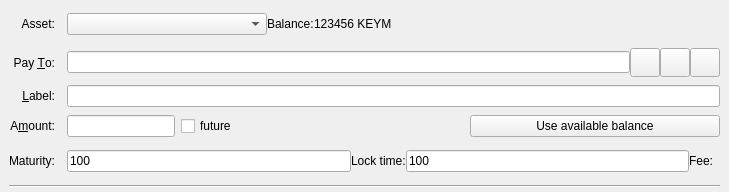
<?xml version="1.0" encoding="UTF-8"?>
<ui version="4.0">
 <class>SendAssetsEntry</class>
 <widget class="QStackedWidget" name="SendAssetsEntry">
  <property name="geometry">
   <rect>
    <x>0</x>
    <y>0</y>
    <width>729</width>
    <height>192</height>
   </rect>
  </property>
  <property name="focusPolicy">
   <enum>Qt::TabFocus</enum>
  </property>
  <property name="autoFillBackground">
   <bool>false</bool>
  </property>
  <property name="currentIndex">
   <number>0</number>
  </property>
  <widget class="QFrame" name="SendAssets">
   <property name="toolTip">
    <string>This is a normal payment.</string>
   </property>
   <property name="frameShape">
    <enum>QFrame::NoFrame</enum>
   </property>
   <layout class="QGridLayout" name="gridLayout">
    <property name="topMargin">
     <number>8</number>
    </property>
    <property name="bottomMargin">
     <number>4</number>
    </property>
    <property name="horizontalSpacing">
     <number>12</number>
    </property>
    <property name="verticalSpacing">
     <number>8</number>
    </property>
    <item row="5" column="0">
     <widget class="QLabel" name="amountLabel">
      <property name="text">
       <string>A&amp;mount:</string>
      </property>
      <property name="alignment">
       <set>Qt::AlignRight|Qt::AlignTrailing|Qt::AlignVCenter</set>
      </property>
      <property name="buddy">
       <cstring>payAmount</cstring>
      </property>
     </widget>
    </item>
    <item row="4" column="1">
     <widget class="QLineEdit" name="addAsLabel">
      <property name="toolTip">
       <string>Enter a label for this address to add it to the list of used addresses</string>
      </property>
     </widget>
    </item>
    <item row="6" column="0">
     <widget class="QLabel" name="maturityLb">
      <property name="text">
       <string>Maturity:</string>
      </property>
     </widget>
    </item>
    <item row="4" column="0">
     <widget class="QLabel" name="labellLabel">
      <property name="text">
       <string>&amp;Label:</string>
      </property>
      <property name="alignment">
       <set>Qt::AlignRight|Qt::AlignTrailing|Qt::AlignVCenter</set>
      </property>
      <property name="buddy">
       <cstring>addAsLabel</cstring>
      </property>
     </widget>
    </item>
    <item row="2" column="1">
     <layout class="QHBoxLayout" name="payToLayout">
      <property name="spacing">
       <number>0</number>
      </property>
      <item>
       <widget class="QValidatedLineEdit" name="payTo">
        <property name="toolTip">
         <string>The Keymaker address to send the payment to</string>
        </property>
       </widget>
      </item>
      <item>
       <widget class="QToolButton" name="addressBookButton">
        <property name="toolTip">
         <string>Choose previously used address</string>
        </property>
        <property name="text">
         <string/>
        </property>
        <property name="iconSize">
         <size>
          <width>22</width>
          <height>22</height>
         </size>
        </property>
        <property name="shortcut">
         <string>Alt+A</string>
        </property>
       </widget>
      </item>
      <item>
       <widget class="QToolButton" name="pasteButton">
        <property name="toolTip">
         <string>Paste address from clipboard</string>
        </property>
        <property name="text">
         <string/>
        </property>
        <property name="iconSize">
         <size>
          <width>22</width>
          <height>22</height>
         </size>
        </property>
        <property name="shortcut">
         <string>Alt+P</string>
        </property>
       </widget>
      </item>
      <item>
       <widget class="QToolButton" name="deleteButton">
        <property name="toolTip">
         <string>Remove this entry</string>
        </property>
        <property name="text">
         <string/>
        </property>
        <property name="iconSize">
         <size>
          <width>22</width>
          <height>22</height>
         </size>
        </property>
       </widget>
      </item>
     </layout>
    </item>
    <item row="9" column="0" colspan="2">
     <widget class="Line" name="line">
      <property name="orientation">
       <enum>Qt::Horizontal</enum>
      </property>
     </widget>
    </item>
    <item row="5" column="1">
     <layout class="QHBoxLayout" name="horizontalLayoutAmount" stretch="0,0,0,0">
      <property name="spacing">
       <number>6</number>
      </property>
      <item>
       <widget class="BitcoinAmountField" name="payAmount">
        <property name="sizePolicy">
         <sizepolicy hsizetype="Maximum" vsizetype="Fixed">
          <horstretch>0</horstretch>
          <verstretch>0</verstretch>
         </sizepolicy>
        </property>
        <property name="layoutDirection">
         <enum>Qt::LeftToRight</enum>
        </property>
       </widget>
      </item>
      <item>
       <widget class="QCheckBox" name="futureCb">
        <property name="sizePolicy">
         <sizepolicy hsizetype="Minimum" vsizetype="Fixed">
          <horstretch>0</horstretch>
          <verstretch>0</verstretch>
         </sizepolicy>
        </property>
        <property name="toolTip">
         <string>Enable/Disable future transaction</string>
        </property>
        <property name="text">
         <string>future</string>
        </property>
       </widget>
      </item>
      <item>
       <spacer name="horizontalSpacer_2">
        <property name="orientation">
         <enum>Qt::Horizontal</enum>
        </property>
        <property name="sizeHint" stdset="0">
         <size>
          <width>40</width>
          <height>20</height>
         </size>
        </property>
       </spacer>
      </item>
      <item>
       <widget class="QPushButton" name="useAvailableBalanceButton">
        <property name="minimumSize">
         <size>
          <width>250</width>
          <height>0</height>
         </size>
        </property>
        <property name="text">
         <string>Use available balance</string>
        </property>
       </widget>
      </item>
     </layout>
    </item>
    <item row="2" column="0">
     <widget class="QLabel" name="payToLabel">
      <property name="text">
       <string>Pay &amp;To:</string>
      </property>
      <property name="alignment">
       <set>Qt::AlignRight|Qt::AlignTrailing|Qt::AlignVCenter</set>
      </property>
      <property name="buddy">
       <cstring>payTo</cstring>
      </property>
     </widget>
    </item>
    <item row="0" column="0">
     <widget class="QLabel" name="Assetlabel">
      <property name="text">
       <string>Asset:</string>
      </property>
      <property name="alignment">
       <set>Qt::AlignRight|Qt::AlignTrailing|Qt::AlignVCenter</set>
      </property>
     </widget>
    </item>
    <item row="6" column="1">
     <layout class="QHBoxLayout" name="futureHorizontalLayout">
      <item>
       <widget class="QLineEdit" name="maturity">
        <property name="toolTip">
         <string>Number of block confirmations for this output to be spendable if happen before timelock</string>
        </property>
        <property name="text">
         <string notr="true">100</string>
        </property>
       </widget>
      </item>
      <item>
       <widget class="QLabel" name="locktimeLb">
        <property name="text">
         <string>Lock time:</string>
        </property>
       </widget>
      </item>
      <item>
       <widget class="QLineEdit" name="locktime">
        <property name="toolTip">
         <string>Time in seconds for this output to be spendable if happen before maturity</string>
        </property>
        <property name="text">
         <string notr="true">100</string>
        </property>
       </widget>
      </item>
      <item>
       <widget class="QLabel" name="feeLb">
        <property name="text">
         <string>Fee:</string>
        </property>
       </widget>
      </item>
      <item>
       <widget class="QLabel" name="feeDisplay">
        <property name="text">
         <string/>
        </property>
       </widget>
      </item>
     </layout>
    </item>
    <item row="0" column="1">
     <layout class="QHBoxLayout" name="horizontalLayout">
      <item>
       <widget class="QComboBox" name="assetList">
        <property name="sizePolicy">
         <sizepolicy hsizetype="Minimum" vsizetype="Fixed">
          <horstretch>0</horstretch>
          <verstretch>0</verstretch>
         </sizepolicy>
        </property>
        <property name="minimumSize">
         <size>
          <width>200</width>
          <height>0</height>
         </size>
        </property>
        <property name="maximumSize">
         <size>
          <width>400</width>
          <height>16777215</height>
         </size>
        </property>
       </widget>
      </item>
      <item>
       <widget class="QLabel" name="BalanceLabel">
        <property name="sizePolicy">
         <sizepolicy hsizetype="Fixed" vsizetype="Minimum">
          <horstretch>0</horstretch>
          <verstretch>0</verstretch>
         </sizepolicy>
        </property>
        <property name="text">
         <string>Balance:</string>
        </property>
       </widget>
      </item>
      <item>
       <widget class="QLabel" name="AssetBalance">
        <property name="sizePolicy">
         <sizepolicy hsizetype="Fixed" vsizetype="Preferred">
          <horstretch>0</horstretch>
          <verstretch>0</verstretch>
         </sizepolicy>
        </property>
        <property name="text">
         <string>123456 KEYM</string>
        </property>
        <property name="margin">
         <number>0</number>
        </property>
       </widget>
      </item>
      <item>
       <spacer name="horizontalSpacer">
        <property name="orientation">
         <enum>Qt::Horizontal</enum>
        </property>
        <property name="sizeHint" stdset="0">
         <size>
          <width>40</width>
          <height>20</height>
         </size>
        </property>
       </spacer>
      </item>
     </layout>
    </item>
   </layout>
  </widget>
 </widget>
 <customwidgets>
  <customwidget>
   <class>QValidatedLineEdit</class>
   <extends>QLineEdit</extends>
   <header>qt/qvalidatedlineedit.h</header>
  </customwidget>
  <customwidget>
   <class>BitcoinAmountField</class>
   <extends>QLineEdit</extends>
   <header>qt/bitcoinamountfield.h</header>
   <container>1</container>
  </customwidget>
 </customwidgets>
 <tabstops>
  <tabstop>payTo</tabstop>
  <tabstop>addressBookButton</tabstop>
  <tabstop>pasteButton</tabstop>
  <tabstop>deleteButton</tabstop>
  <tabstop>addAsLabel</tabstop>
  <tabstop>payAmount</tabstop>
 </tabstops>
 <resources>
  <include location="../keymaker.qrc"/>
 </resources>
 <connections/>
</ui>
